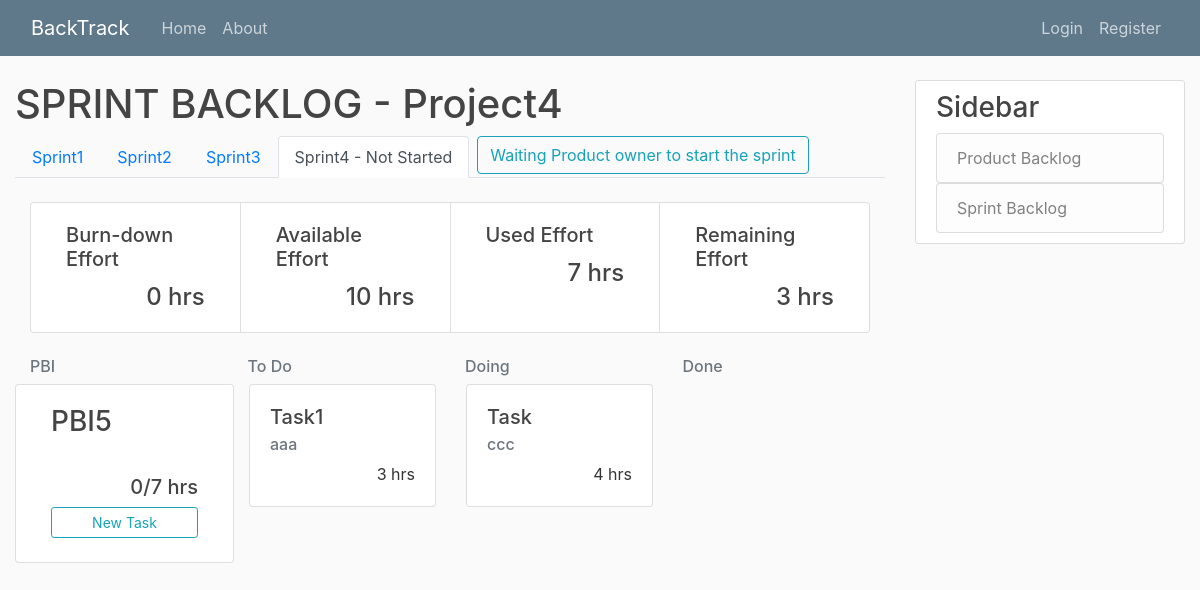
Before: /project4-sprint_9/ with the older database file.
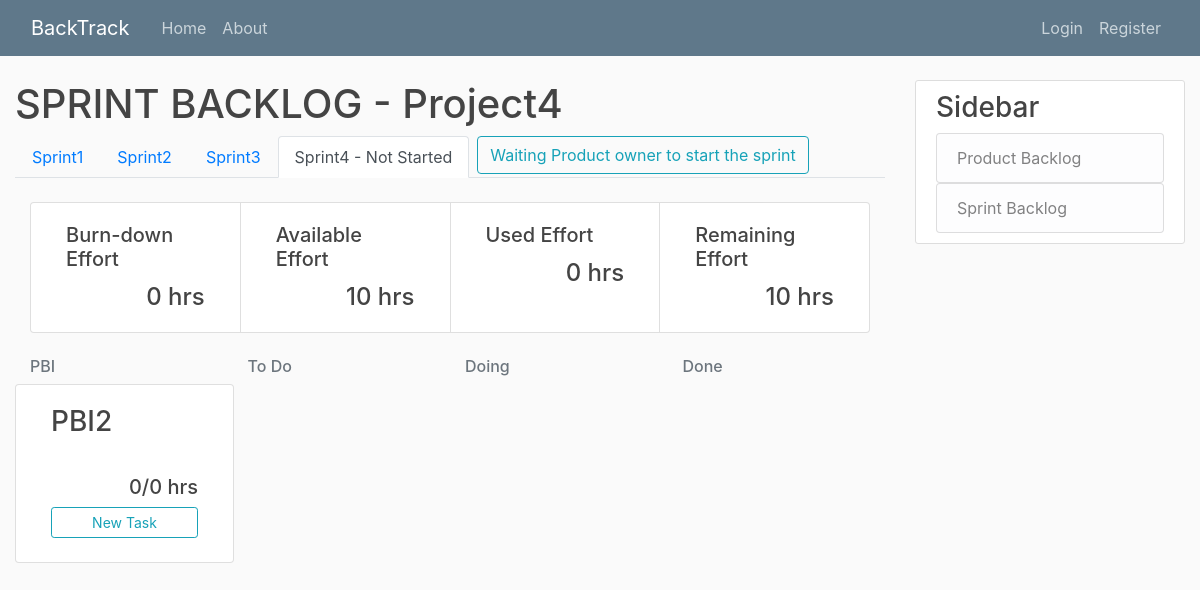
After: the same page with the newer database file.
### sprintBacklog/models.py (models this page shows, shortened)
class Sprint(models.Model):
	title = models.CharField(max_length=20, default="Sprint")
	available_effort = models.IntegerField()
	start_date = models.DateField(blank=True, null=True)
	details = models.TextField(null=True)
	project = models.ForeignKey(Project, on_delete=models.CASCADE, blank=True, null=True, default=None)
	status_choice = [
		('Not Started', 'Not Started'),
		('Started', 'Started'),
		('Ended', 'Ended'),
	]
	status = models.CharField(
		max_length = 20,
		choices = status_choice,
		default ='Not Started',
	)
	def save(self, *args, **kwargs):
		number_of_sprint = Sprint.objects.filter(project=self.project).count()
		if Sprint.objects.filter(project=self.project).count() == None:
			number_of_sprint = 1
		else:
			number_of_sprint += 1
		if self not in Sprint.objects.filter(project=self.project):
			self.title = "Sprint" + str(number_of_sprint)
		super().save(*args, **kwargs)

class Task(models.Model):
	title = models.CharField(max_length=20, default="Task")
	status_choice = [
		('To Do', 'To Do'),
		('Doing', 'Doing'),
		('Done', 'Done'),
	]
	status = models.CharField(
		max_length = 5,
		choices = status_choice,
		default ='To Do',
	)
	effort = models.IntegerField("effort(hour)")
	details = models.TextField(null=True)
	sprint = models.ForeignKey(Sprint, on_delete=models.CASCADE, default=None)
	PBI = models.ForeignKey(PBI, on_delete=models.CASCADE, default=None)
	task_owner = models.ForeignKey(User, on_delete=models.SET_NULL, default=None, null=True, blank=True)

### productBacklog/models.py (models this page shows, shortened)
class PBI(models.Model):
	priority = models.IntegerField()
	title = models.CharField(max_length=20)
	status_choice = [
		('To Do', 'To Do'),
		('Doing', 'Doing'),
		('Done', 'Done'),
		('Unfinished', 'Unfinished')
	]
	status = models.CharField(
		max_length = 20,
		choices = status_choice,
		default = 'To Do',
	)
	ESP = models.IntegerField("estimated story point")
	details = models.TextField()
	project = models.ForeignKey(Project, on_delete=models.CASCADE, blank=True, null=True, default=None)
	sprint = models.ManyToManyField(Sprint) # , blank=True, null=True, default=None)

### users/models.py (models this page shows, shortened)
class User(AbstractBaseUser):
	email				=	models.EmailField(verbose_name="email",max_length=60, unique=True)
	position			=	models.CharField(
								max_length=32,
							)
	first_name			=	models.CharField(max_length=30, unique=False, default=False)
	last_name			= 	models.CharField(max_length=20, unique=False, default = False)
	username			=	models.CharField(max_length=10,unique=True)
	date_joined			=	models.DateTimeField(verbose_name='date joined', auto_now_add = True)
	last_login			=	models.DateTimeField(verbose_name='last login', auto_now=True)
	is_admin			=	models.BooleanField(default=False)
	is_active			=	models.BooleanField(default=True)
	is_staff			=	models.BooleanField(default=False)
	is_superuser		=	models.BooleanField(default=False)
	project				= 	models.ManyToManyField(Project)
	USERNAME_FIELD	=	'email'
	REQUIRED_FIELDS	=	['username',]
	objects = MyAccountManager()
	def __str__(self):
		return self.username

### sprintBacklog/views.py (the view)
# urls.py: path('<int:sprint>/', SprintBacklogListView.as_view(), name='sprint-home'),
class SprintBacklogListView(ListView):
	model = Sprint
	template_name = 'sprintBacklog/home.html'
	context_object_name = 'sprint'
	def get_queryset(self):
		queryset = Sprint.objects.filter(project_id=self.project).order_by('pk')
		index = 1
		for s in queryset:
			s.title = "Sprint" + str(index)
			s.save()
			index += 1
		return self.sprint
	def dispatch(self, request, *args, **kwargs):
		self.project = get_object_or_404(Project, slug=kwargs['project'])
		self.sprint = Sprint.objects.get(pk=kwargs['sprint'])
		return super().dispatch(request, *args, **kwargs)
	def get_context_data(self, **kwargs):
		context = super().get_context_data(**kwargs)
		context['project'] = self.project
		context['all_sprint'] = Sprint.objects.filter(project=self.project).order_by('pk')
		context['PBI'] = PBI.objects.filter(project=self.project, status='To Do')
		context['lastSprintEnded'] = Sprint.objects.filter(project=self.project).order_by('pk').last().status == 'Ended'
		task = []
		total = 0
		completed = 0
		for p in PBI.objects.filter(sprint=self.sprint):
			todo = Task.objects.filter(sprint=self.sprint).filter(status='To Do').filter(PBI=p)
			doing = Task.objects.filter(sprint=self.sprint).filter(status='Doing').filter(PBI=p)
			done = Task.objects.filter(sprint=self.sprint).filter(status='Done').filter(PBI=p)
			todoE = todo.aggregate(Sum('effort')).get('effort__sum') if todo else 0
			doingE = doing.aggregate(Sum('effort')).get('effort__sum') if doing else 0
			doneE = done.aggregate(Sum('effort')).get('effort__sum') if done else 0
			total += doneE + doingE + todoE
			completed += doneE
			tmp = {"pbi": p,
					"todo": todo,
					"doing": doing,
					"done": done,
					"finish": doneE,
					"not_finish": doingE + todoE + doneE
					}
			task.append(tmp)
		stat = {"completed": completed,
				"available": self.sprint.available_effort,
				"used": total,
				"remaining": self.sprint.available_effort - total
				}
		context['stat'] = stat
		context['task'] = task
		return context

### templates/SprintBacklog/home.html (shortened to what this page needs)
{% extends "base.html" %}
{% block content %}
	<h1>SPRINT BACKLOG - {{ project.title }}</h1>
	<ul class="nav nav-tabs" align="right">
		{% for s in all_sprint %}
		<li class="nav-item">
			{% if s.pk == sprint.pk %}
				<a class="nav-link active" href="{% url 'sprintBacklog-detail' project.slug s.pk %}">{{ s.title }} - {{ sprint.status }}</a>
			{% else %}
				<a class="nav-link" href="{% url 'sprint-home' project.slug s.pk %}">{{ s.title }}</a>
			{% endif %}
		</li>
		{% endfor %}
		{% if sprint.status != 'Ended' %}
		<li class="nav-item">
			{% if sprint.status == 'Not Started' %}
				{%if user.position == '1'%}
					<form action="{% url 'sprintBacklog-start' project.slug sprint.pk%}"  method="POST">{% csrf_token %}
					<button class="btn btn-outline-info ml-2">Start Sprint</button>
					</form>
				{%else%}
					<a class="btn btn-outline-info ml-2" href="#">Waiting Product owner to start the sprint</a>
				{%endif%}
			{% elif sprint.status == 'Started' %}
				{%if user.position == '1'%}
					<form action="{% url 'sprintBacklog-end' project.slug sprint.pk%}"  method="POST">{% csrf_token %}
					<button class="btn btn-outline-info ml-2">End Sprint</button>
					</form>
				{%endif%}
			{% endif %}
		</li>
		{% endif %}
	</ul>
	<div class="container-fluid">
	<div class="card-group">
		<div class="col-sm card">
			<div class="card-body">
				<h5 class="card-title">Burn-down Effort</h5>
				<h4 class="card-text" style="text-align: right">{{ stat.completed }} hrs</h4>
			</div>
		</div>
		<div class="col-sm card">
			<div class="card-body">
				<h5 class="card-title">Available Effort</h5>
				<h4 class="card-text" style="text-align: right">{{ stat.available }} hrs</h4>
			</div>
		</div>
		<div class="col-sm card">
			<div class="card-body">
				<h5 class="card-title">Used Effort</h5>
				<h4 class="card-text" style="text-align: right">{{ stat.used }} hrs</h4>
			</div>
		</div>
		<div class="col-sm card">
			<div class="card-body">
				<h5 class="card-title">Remaining Effort</h5>
				<h4 class="card-text" style="text-align: right">{{ stat.remaining }} hrs</h4>
			</div>
		</div>
	</div>
	</div>
	<div class="container">
		<div class="row">
			<div class="col-md">
				<h6 class="text-muted">PBI</h6>
			</div>
			<div class="col-md">
				<h6 class="text-muted">To Do</h6>
			</div>
			<div class="col-md">
				<h6 class="text-muted">Doing</h6>
			</div>
			<div class="col-md">
				<h6 class="text-muted">Done</h6>
			</div>
		</div>
	</div>
	{% for t in task %}
	<div class="container">
		<div class="row">
			<div class="col-sm card">
				<div class="card-body d-flex flex-column">
					<a href="{% url 'productBacklog-detail' project.slug t.pbi.pk %}"><h3 class="card-title">{{ t.pbi.title }}</h3></a>
					<h5 class="card-text mt-auto" style="text-align: right">{{ t.finish }}/{{ t.not_finish }} hrs</h5>
					{% if sprint.status == "Not Started" %}
						{% if user.position != '2'%}
							<a href="{% url 'task-create' project.slug sprint.pk t.pbi.pk %}" class="btn btn-outline-info btn-sm mt-auto mb-1">New Task</a>
						{%endif%}
					{% endif %}
				</div>
			</div>
			<div class="col-md">
			{% for i in t.todo %}
				<div class="card">
					<div class="card-body">
						<a href="{% url 'task-detail' project.slug sprint.pk i.pk %}">
							<h5 class="card-title">{{ i.title }}</h5>
						</a>
						<h6 class="card-subtitle mb-2 text-muted">{{ i.task_owner }}</h6>
						<p class="card-text" style="text-align: right;">{{ i.effort }} hrs</p>
					</div>
				</div class="card">
			{% endfor %}
			</div>
			<div class="col-md">
			{% for i in t.doing %}
				<div class="card">
					<div class="card-body">
						<a href="{% url 'task-detail' project.slug sprint.pk i.pk %}">
							<h5 class="card-title">{{ i.title }}</h5>
						</a>
						<h6 class="card-subtitle mb-2 text-muted">{{ i.task_owner }}</h6>
						<p class="card-text" style="text-align: right;">{{ i.effort }} hrs</p>
					</div>
				</div class="card">
			{% endfor %}
			</div>
			<div class="col-md">
			</div>
		</div>
	</div>
	{% endfor %}
{% endblock content %}

Changed rows visible on the page:
removed PBI: pbi "PBI5", finish "0", not_finish "7"
removed Task: title "Task1", task_owner "aaa", effort "3", shown under "PBI5"
removed Task: title "Task", task_owner "ccc", effort "4", shown under "PBI5"
now on this page (row unchanged): PBI: pbi "PBI2", finish "0", not_finish "0"
Other visible differences:
{{ stat.used }}: "7" → "0"
{{ stat.remaining }}: "3" → "10"
